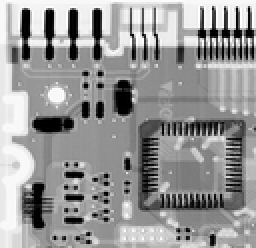
%> input picture HW5/07/data/Fig0507(a)(ckt-board-orig).tif, 128 x 124 px, shrunk from 464 x 448 before the run (shown 2 times larger)
$ octave fig0514_Median.m   (GNU Octave 9; MATLAB toolbox functions it lacks are replaced by stand-ins)
%> lines starting %> are read from the running program, lines starting %| are printed output that depends on the picture
% fig0514_Median, P356
clear all
f = imread('..\data\Fig0507(a)(ckt-board-orig).tif');
%> f is the input picture: size 124x128 uint8; min 0, max 255, mean 151
g = imread('..\data\Fig0514(a)(ckt_saltpep_prob_pt25).tif');
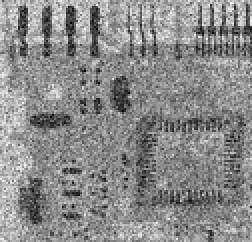
%> input picture HW5/07/data/Fig0514(a)(ckt_saltpep_prob_pt25).tif, 126 x 121 px, shrunk from 455 x 440 before the run (shown 2 times larger)
%> g is the input picture: size 121x126 uint8; min 0, max 255, mean 138.1

fun1 = @(x) median(x(:));
f1 = nlfilter(g,[3 3],fun1);
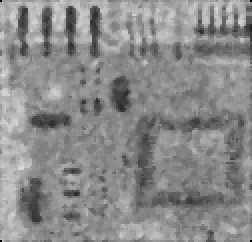
%> f1: size 121x126 uint8 (shown 2 times larger); min 0, max 225, mean 138.1
f2 = nlfilter(g,[5 5],fun1);
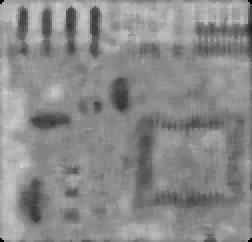
%> f2: size 121x126 uint8 (shown 2 times larger); min 0, max 206, mean 138.1
f3 = nlfilter(g,[7 7],fun1);
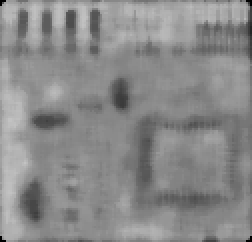
%> f3: size 121x126 uint8 (shown 2 times larger); min 0, max 195, mean 137.7
f4 = nlfilter(g,[9 9],fun1);
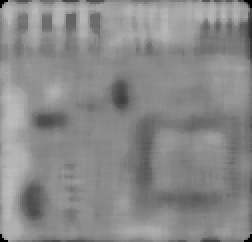
%> f4: size 121x126 uint8 (shown 2 times larger); min 0, max 189, mean 137.3

figure(1),clf,
ax(1) = subplot(2,3,1);imshow(f),title('Original image');
ax(2) = subplot(2,3,2);imshow(g),title('Noisy image');
ax(3) = subplot(2,3,3);imshow(f1),title('median 3x3');
ax(4) = subplot(2,3,4);imshow(f2),title('median 5x5');
ax(5) = subplot(2,3,5);imshow(f3),title('median 7x7');
ax(6) = subplot(2,3,6);imshow(f4),title('median 9x9');
linkaxes(ax);
